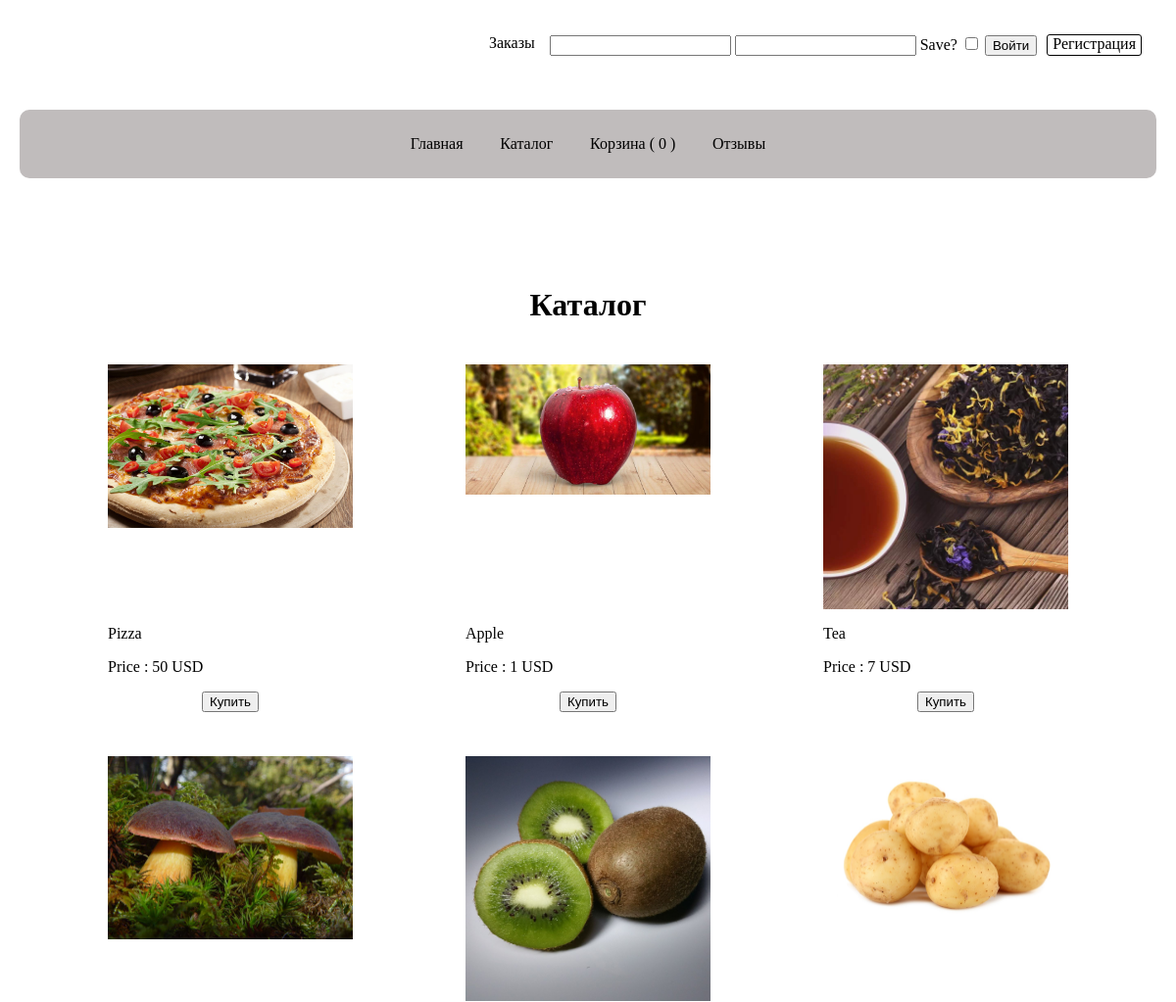
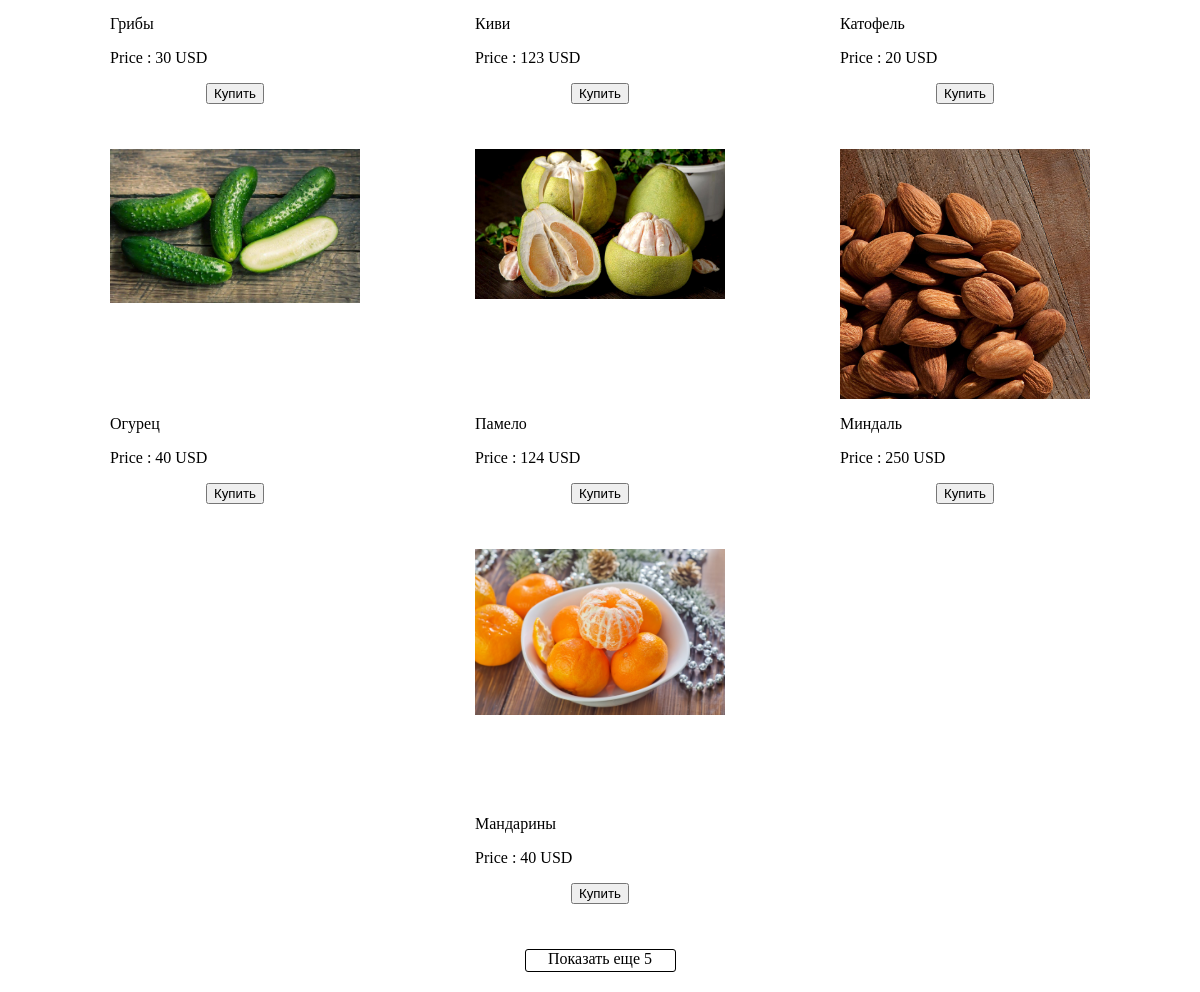
/catalog, run on the app's committed database (2 pictures, top to bottom).
### tables this page shows
CREATE TABLE `catalog` (
  `id` int NOT NULL,
  `name_product` varchar(255) NOT NULL,
  `price` int NOT NULL,
  `img_prod` text,
  `veiws` int NOT NULL DEFAULT '0',
  `description` text
);

### engine/Request.php (called while the page is built, shortened)
<?php
class Request
{
    protected $controllerName;
    protected $actionName;
    protected $params;
    private function parseRequest() {
        $requestString = $_SERVER['REQUEST_URI'];
        $url = explode('/', $requestString);
        $this->controllerName = $url[1];
        $this->actionName = $url[2];
        $this->params = $_REQUEST;
        $data = json_decode(file_get_contents('php://input'));
    }
    public function getControllerName()
    {
        return $this->controllerName;
    }
    public function getActionName()
    {
        return $this->actionName;
    }
    public function getParams()
    {
        return $this->params;
    }
}

### engine/Storege.php (called while the page is built, shortened)
<?php
class Storege
{
    protected $item = [];
    public  function get($key)
    {
        if (!isset($this->item[$key])) {
            $this->item[$key] = App::call()->createComponent($key);
        }
        return $this->item[$key];
    }
}

### model/repositories/CatalogRepository.php (called while the page is built, shortened)
<?php
class CatalogRepository extends Repository
{
    public  function getTableName()
    {
        return 'catalog';
    }
}

### model/Repository.php (called while the page is built, shortened)
<?php
abstract class Repository
{
    public  function getAllLimit($page = [])
    {
        $tableName = $this->getTableName();
        $sql = "SELECT * FROM {$tableName} LIMIT 0 , ?";
        return  App::call()->db->queryAllLimit($sql, $page);
    }
}

### engine/Db.php (called while the page is built, shortened)
<?php
class Db
{
    private $config = [];
    public function __construct($driver = null, $host = null, $dbname = null, $port = null, $login = null, $pass = null, $charset = 'utf8')
    {
        $this->config['driver'] = $driver;
        $this->config['host'] = $host;
        $this->config['port'] = $port;
        $this->config['dbname'] = $dbname;
        $this->config['login'] = $login;
        $this->config['pass'] = $pass;
        $this->config['charset'] = $charset;
    }
    protected $connected = null;
    protected function connected()
    {
        if (is_null($this->connected)) {
            $this->connected = new \PDO($this->getDSNstr(), $this->config['login'], $this->config['pass']);
            $this->connected->setAttribute(\PDO::ATTR_DEFAULT_FETCH_MODE, \PDO::FETCH_ASSOC);
        }
        return $this->connected;
    }
    private function getDSNstr()
    {
        return sprintf(
            "%s:host=%s:%s;dbname=%s;charset=%s",
            $this->config['driver'],
            $this->config['host'],
            $this->config['port'],
            $this->config['dbname'],
            $this->config['charset']
        );
    }
    public function query($sql, $params = [])
    {
        $sth = $this->connected()->prepare($sql);
        $sth->execute($params);
        return $sth;
    }
    public function queryOne($sql, $params)
    {
        return  $this->query($sql, $params)->fetch();
    }
    public function queryAllLimit($sql, $params)
    {
        $sth = $this->connected()->prepare($sql);
        $sth->bindValue(1, $params, \PDO::PARAM_INT);
        $sth->execute();
        return $sth->fetchAll();
    }
}

### public/index.php (called while the page is built, shortened)
<?php
$config = include '../config/config.php';
App::call()->run($config);

### engine/Session.php (called while the page is built, shortened)
<?php
class Session
{
    protected $session;
    protected $cookie;
    private function Session()
    {
        $this->session = $_SESSION;
        $this->cookie = $_COOKIE;
    }
    public function getSession()
    {
        return $this->session;
    }
    public function getCookie()
    {
        return $this->cookie;
    }
}

### controllers/Controller.php (called while the page is built, shortened)
<?php
class Controller
{
    private $defaultLayouts = "index";
    protected $render;
    public function __construct(IRender $render)
    {
        $this->render = $render;
    }
    public function renderLayouts($template, $params = [])
    {
        return $this->render->renderVeiws("layouts/" . $this->defaultLayouts, [
            'login' => $this->render->renderVeiws('login', [
                'login' =>App::Call()->usersRepository->getLogin(),
                'auth' => App::Call()->usersRepository->auth(),
            ]),
            'menu' => $this->render->renderVeiws('menu', [
                'count' => App::call()->basketRepository->getCount()['count'],
            ]),
            'content' => $this->render->renderVeiws($template, $params)
        ]);
    }
}

### model/repositories/UsersRepository.php (called while the page is built, shortened)
<?php
class UsersRepository extends Repository
{
    public function auth()
    {
        return false;
    }
    public function getLogin()
    {
        return App::call()->session->getSession()['login'];
    }
}

### model/repositories/BasketRepository.php (called while the page is built, shortened)
<?php
class BasketRepository extends Repository
{
    public function getCount()
    {
        $sql = "SELECT COUNT(id) AS count FROM basket WHERE id_session =:id_session";
        $params[':id_session'] = session_id();
        return  App::call()->db->queryOne($sql, $params);
    }
}

### views/catalog.php (the view, shortened to what this page needs)
<div class="container">
  <div class="catalogHeader">
    <h1>Каталог</h1>
  </div>
  <div class="catalog">
    <?php foreach ($catalog as $item) : ?>
      <div class="item">
        <a href="/catalog/product/?id=<?= $item['id'] ?>">
          <div class="imgitem">
            <img src="/img/imgCatalog/<?= $item['img_prod'] ?>" style="width: 250px;" alt="">
          </div>
          <p class="catalogItem"><?= $item['name_product'] ?></p>
          <p> Price : <span><?= $item['price'] ?> USD</span></p>
        </a>
        <div class="catalod_action">
          <button class="buy" data-id="<?= $item['id'] ?>" data-method='catalog' data-action='buy'>Купить </button>
        </div>
      </div>
    <?php endforeach ?>
  </div>
  <div class="pagination_box">
    <a class="pagination" href="/catalog/catalog/?page=<?= $page + 5 ?>">Показать еще 5</a>
  </div>
</div>

### engine/App.php (shortened to what this page needs)
<?php
class App
{
    protected $config;
    protected $components;
    private static $instance = null;
    public static function getInstance()
    {
        if (is_null(static::$instance)) {
            static::$instance = new static();
        }
        return static::$instance;
    }
    public static function call()
    {
        return static::getInstance();
    }
    public function createComponent($name)
    {
        if (isset($this->config['components'][$name])) {
            $params = $this->config['components'][$name];
            $class = $params['class'];
            if (class_exists($class)) {
                unset($params['class']);
                $reflection = new \ReflectionClass($class);
                return $reflection->newInstanceArgs($params);
            }
        }
        die("Компонента {$name} не существует в конфигурации системы!");
    }
    public function __get($name)
    {
        return $this->components->get($name);
    }
    public function run($config)
    {
        $this->config = $config;
        $this->components = new Storege;
        $this->runController();
    }
    public function runController()
    {
        $controllerName = $this->request->getControllerName() ?: "index";
        $controllerClass = "app\\controllers\\" . ucfirst($controllerName) . "Controller";
        $actionName = $this->request->getActionName()  ?: $controllerName;
        $actionMethod = "action" . $actionName;
        if (class_exists($controllerClass)) {
            $controllerClass = new $controllerClass(new DefaultRender());
            if (method_exists($controllerClass, $actionMethod)) {
                $controllerClass->$actionMethod();
            } else {
                die("Такого action не существует");
            }
        } else {
            die("Такой страницы не существует");
        }
    }
}

### controllers/CatalogController.php (shortened to what this page needs)
<?php
class CatalogController extends Controller
{
    public function actionCatalog()
    {
        $page = App::call()->request->getParams()['page'] ?: 10;
        $catalog = App::call()->catalogRepository->getAllLimit($page);
        echo $this->renderLayouts("catalog", [
            "catalog" => $catalog,
            'page' => $page
        ]);
    }
}

### engine/DefaultRender.php (shortened to what this page needs)
<?php
class DefaultRender implements IRender
{
    public function renderVeiws($template, $params = [])
    {
        extract($params);
        $templatePath = dirname(__DIR__) . "/views/". $template . '.php';
        if (file_exists($templatePath)) {
            include $templatePath;
        }
        return ob_get_clean();
    }
}

### views/login.php
<div class="container">
    <div class="authorization">
        <a href="/orders">Заказы</a>
        <?php if ($auth) : ?>
            <p class="auth"><?= $login ?><span> <a href="/auth/logout">Выход</a> </span></p>
        <?php else : ?>
            <form action="/auth/login" method="post">
                <input type="text" name="login">
                <input type="text" name="pass">
                Save? <input type="checkbox" name="save">
                <input type="submit" value="Войти">
            </form>
            <a href="/registation" class="regBtn">Регистрация</a>
        <?php endif; ?>
    </div>
</div>

### views/menu.php
<div class="container">
    <nav>
        <div class="navBox">
            <a href="/">Главная</a>
            <a href="/catalog">Каталог</a>
            <a href="/basket">Корзина ( <span class="count"> <?= $count ?> </span> )</a>
            <a href="/feedback">Отзывы</a>
        </div>
    </nav>
</div>

### views/layouts/index.php (shortened to what this page needs)
<!DOCTYPE html>
<html lang="en">
<head>
    <link rel="stylesheet" href="/css/content3.css">
</head>
<body>
    <?=$login?>
    <?=$menu?>
    <?=$content?>
</body>
</html>

### public/css/content3.css (style rules this page uses)
body { margin: 0 auto; position: relative; height: 80vw; }
.container { padding: 20px; margin: 20 auto; }
.index, .catalogHeader { text-align: center; padding-bottom: 20px; }
.authorization { display: flex; justify-content: flex-end; padding: 15px 0; font-size: 16px; }
.authorization a { margin-right: 15px; text-decoration: none; color: black; }
.regBtn { margin-left: 10px; padding: 0 5px; text-decoration: none; border: 1px solid black; color: black; border-radius: 3px; }
nav { display: flex; justify-content: space-around; height: 70px; background: rgb(192, 188, 188); border-radius: 10px; margin-bottom: 50px; }
nav .navBox { list-style: none; display: flex; justify-content: space-around; align-items: center; width: 400px; }
nav a { text-decoration: none; color: black; }
.catalog { display: flex; justify-content: space-evenly; flex-wrap: wrap; }
a { color: black; text-decoration: none; }
.item { width: 300px; height: 400px; display: flex; flex-direction: column; align-items: center; }
.imgitem { height: 250px; }
.pagination_box { display: flex; justify-content: center; }
.pagination { width: 149px; height: 21px; border: 1px solid black; border-radius: 3px; text-align: center; display: block; }

### data on the page
catalog: img_prod (picture), name_product "Pizza", price "50"
catalog: img_prod (picture), name_product "Apple", price "1"
catalog: img_prod (picture), name_product "Tea", price "7"
catalog: img_prod (picture), name_product "Грибы", price "30"
catalog: img_prod (picture), name_product "Киви", price "123"
catalog: img_prod (picture), name_product "Катофель", price "20"
catalog: img_prod (picture), name_product "Огурец", price "40"
catalog: img_prod (picture), name_product "Памело", price "124"
catalog: img_prod (picture), name_product "Миндаль", price "250"
catalog: img_prod (picture), name_product "Мандарины", price "40"

### other printed values
$count "0"
